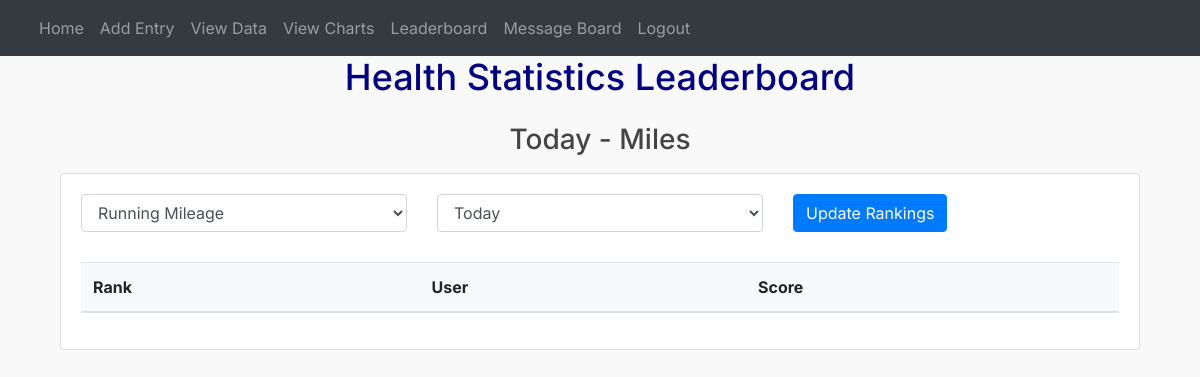
The page /leaderboard (signed in) on the database as committed earlier.
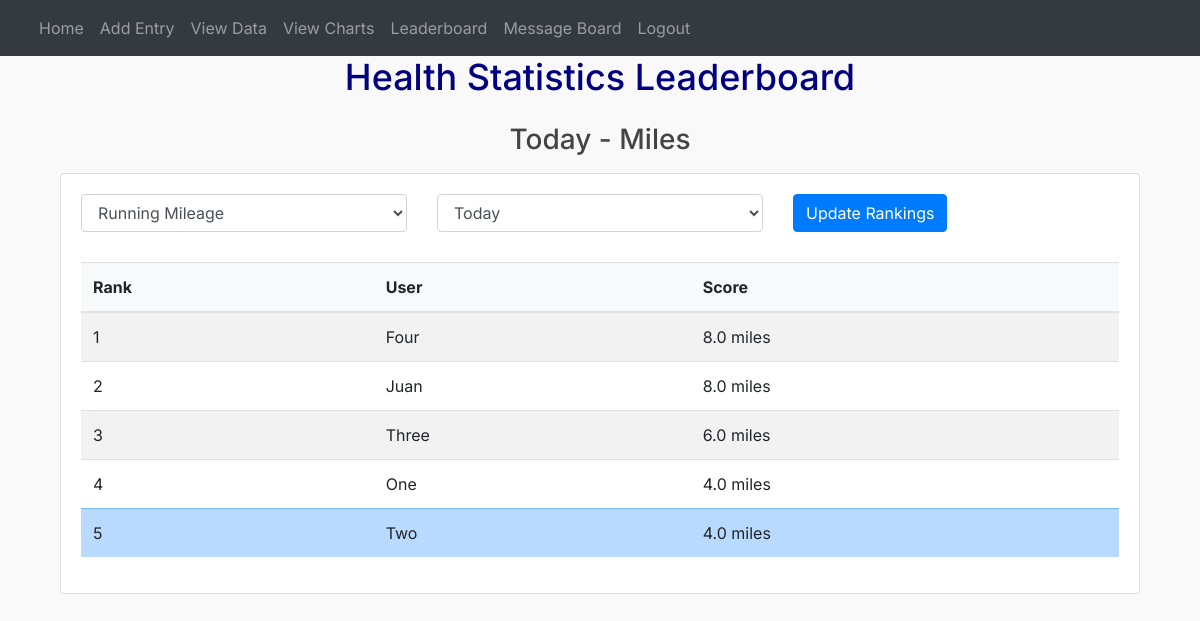
The same page on the database as committed later.
### website/models.py (models this page shows)
class User(db.Model, UserMixin):
    id = db.Column(db.Integer, primary_key=True)
    email = db.Column(db.String(150), unique=True)
    password = db.Column(db.String(150))
    first_name = db.Column(db.String(150))
    entries = db.relationship('Entry')
    messages = db.relationship('Message', backref='author', lazy=True)

### website/auth.py (the view)
@auth.route('/leaderboard')
@login_required
def leaderboard():
    metric = request.args.get('metric', 'running_mileage')
    timeframe = request.args.get('timeframe', 'day')
    today = datetime.now().date()
    if timeframe == 'day':
        start_date = today
        end_date = today
    elif timeframe == 'week':
        start_date = today - timedelta(days=today.weekday())  # Monday
        end_date = start_date + timedelta(days=6)  # Sunday
    elif timeframe == 'month':
        start_date = today.replace(day=1)
        if today.month == 12:
            end_date = today.replace(day=31)
        else:
            end_date = (today.replace(day=1, month=today.month + 1) - timedelta(days=1))
    elif timeframe == 'year':
        start_date = today.replace(month=1, day=1)
        end_date = today.replace(month=12, day=31)
    print(f"Date range: {start_date} to {end_date}")  # Debug print
    metric_columns = {
        'running_mileage': Entry.running_mileage,
        'calories': Entry.calories,
        'water': Entry.water_intake,
        'sleep': Entry.sleep_hours
    }
    metric_units = {
        'running_mileage': 'miles',
        'calories': 'kcal',
        'water': 'ml',
        'sleep': 'hours'
    }
    query = db.session.query(
        User.id.label('user_id'),
        User.first_name.label('username'),
        func.sum(metric_columns[metric]).label('score')
    ).join(Entry).filter(
        Entry.date >= start_date,
        Entry.date <= (end_date if timeframe != 'day' else today)
    ).group_by(User.id, User.first_name).order_by(
        func.sum(metric_columns[metric]).desc()
    )
    print(f"SQL Query: {query}")  # Debug print
    leaderboard_data = query.all()
    print(f"Leaderboard data: {leaderboard_data}")  # Debug print
    leaderboard = [{
        'user_id': entry.user_id,
        'username': entry.username,
        'score': round(entry.score, 2) if entry.score else 0,
        'unit': metric_units[metric]
    } for entry in leaderboard_data]
    timeframe_display = {
        'day': 'Today',
        'week': 'This Week',
        'month': 'This Month',
        'year': 'This Year'
    }
    return render_template('leaderboard.html',
                         leaderboard=leaderboard,
                         current_user=current_user,
                         user=current_user,
                         selected_timeframe=timeframe_display[timeframe],
                         selected_metric=metric,
                         request=request)

### website/__init__.py (called while the page is built)
@event.listens_for(Engine, "connect")
def set_sqlite_pragma(dbapi_connection, connection_record):
    if isinstance(dbapi_connection, sqlite3.Connection):
        cursor = dbapi_connection.cursor()
        cursor.execute("PRAGMA foreign_keys=ON")
        cursor.close()

def create_app():
    app = Flask(__name__)
    app.config['DEBUG'] = True
    app.config['SECRET_KEY'] = 'chenburger'
    app.config['SQLALCHEMY_DATABASE_URI'] = f'sqlite:///{DB_NAME}'
    app.config['SQLALCHEMY_TRACK_MODIFICATIONS'] = False
    db.init_app(app)
    migrate = Migrate(app, db)
    socketio.init_app(app)
    from .views import views
    from .auth import auth
    app.register_blueprint(auth, url_prefix='/')
    app.register_blueprint(views, url_prefix='/')
    from .models import User, Entry
    with app.app_context():
        db.create_all()
    login_manager = LoginManager()
    login_manager.login_view = 'auth.login'
    login_manager.init_app(app)
    @login_manager.user_loader
    def load_user(id):
        return User.query.get(int(id))
    return app

### website/templates/leaderboard.html (shortened to what this page needs)
{% extends "base.html" %}
{% block content %}
<div class="container">
    <h1 class="text-center mb-4 typewriter">Health Statistics Leaderboard</h1>
    <h3 class="text-center mb-3">{{ selected_timeframe }} -
        {% if selected_metric == 'running_mileage' %}
            Miles
        {% else %}
            {{ selected_metric|title }}
        {% endif %}
    </h3>
    <div class="card mb-4">
        <div class="card-body">
            <form method="GET" class="mb-3">
                <div class="row">
                    <div class="col-md-4">
                        <select name="metric" class="form-control" id="metric-select">
                            <option value="running_mileage" {% if selected_metric == 'running_mileage' %}selected{% endif %}>Running Mileage</option>
                        </select>
                    </div>
                    <div class="col-md-4">
                        <select name="timeframe" class="form-control" id="timeframe-select">
                            <option value="day" {% if request.args.get('timeframe') == 'day' %}selected{% endif %}>Today</option>
                        </select>
                    </div>
                    <div class="col-md-4">
                        <button type="submit" class="btn btn-primary">Update Rankings</button>
                    </div>
                </div>
            </form>
            <div class="table-responsive">
                <table class="table table-striped">
                    <thead>
                        <tr>
                            <th>Rank</th>
                            <th>User</th>
                            <th>Score</th>
                        </tr>
                    </thead>
                    <tbody>
                        {% for entry in leaderboard %}
                        <tr {% if entry.user_id == current_user.id %}class="table-primary"{% endif %}>
                            <td>{{ loop.index }}</td>
                            <td>{{ entry.username }}</td>
                            <td>{{ entry.score }} {{ entry.unit }}</td>
                        </tr>
                        {% endfor %}
                    </tbody>
                </table>
            </div>
        </div>
    </div>
</div>
{% endblock %}

Rows that differ between the two databases and show on the page:
added User: username "Four", score "8.0", unit "miles"
added User: username "Juan", score "8.0", unit "miles"
added User: username "Three", score "6.0", unit "miles"
now on this page (row unchanged): User: username "One", score "4.0", unit "miles"
now on this page (row unchanged): User: username "Two", score "4.0", unit "miles"
